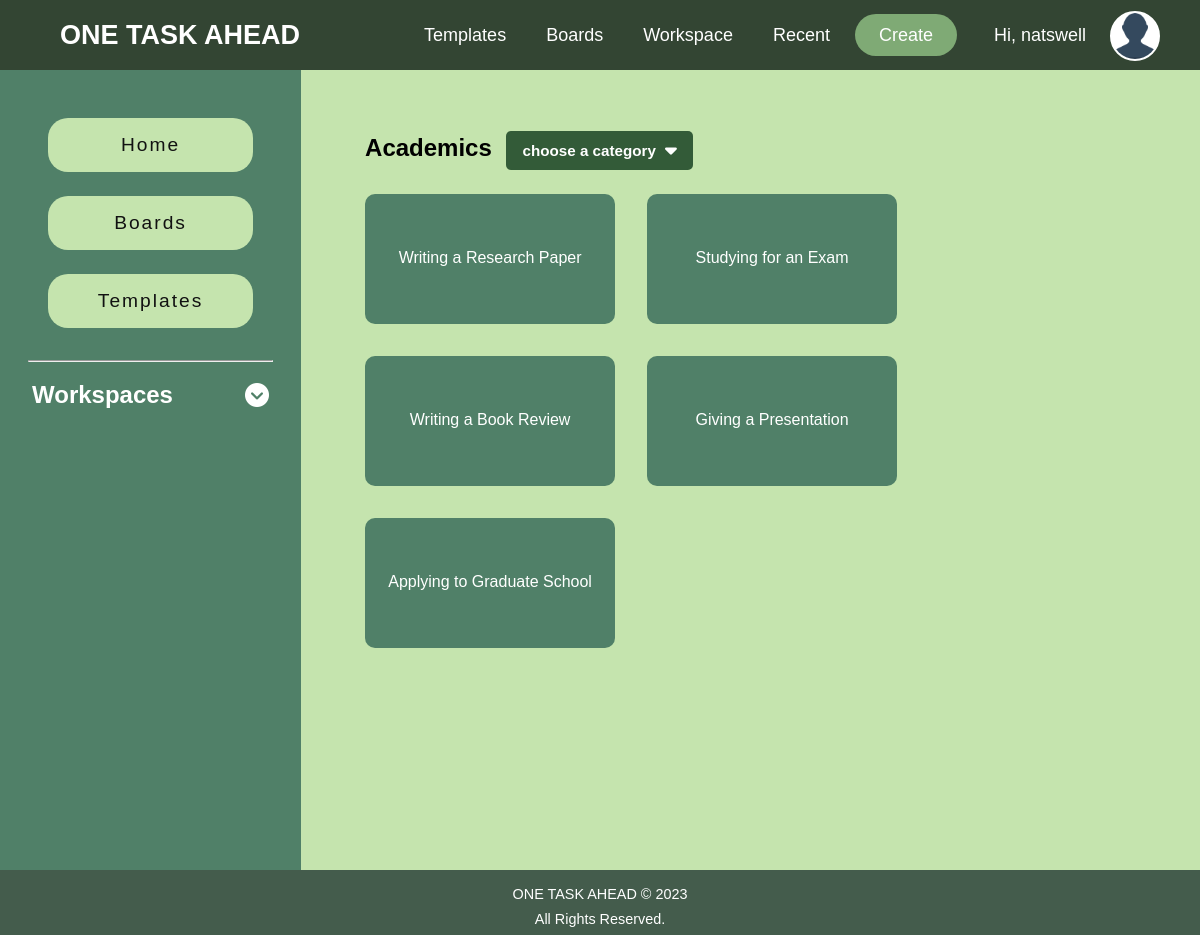
The app's page /html/category_templates.php?workspace_id=1&id=2 (signed in) with its own data.
### tables this page shows
CREATE TABLE `category` (
  `categ_id` int(11) NOT NULL,
  `categ_name` varchar(128) NOT NULL
);

CREATE TABLE `template` (
  `template_id` int(99) NOT NULL,
  `temp_name` varchar(99) NOT NULL,
  `categ_id` int(11) NOT NULL
);

### php/functions.php (the view, shortened to what this page needs)
<?php
function getTableRowById($conn, $table, $table_id, $id)
{
    $sql = "SELECT * FROM $table WHERE $table_id = $id";
    $result = mysqli_query($conn, $sql);
    return mysqli_fetch_assoc($result);
}
function getCategoryTemplates($conn, $categ_id)
{
    $sql = "SELECT * FROM template WHERE categ_id = $categ_id";
    $result = mysqli_query($conn, $sql);
    return $result;
}
function renderTemplates($result)
{
    if (mysqli_num_rows($result) > 0) {
        while ($row = mysqli_fetch_assoc($result)) {
            echo '<a href="./board.php' . (isset($_GET['workspace_id']) ? '?workspace_id=' . $_GET['workspace_id'] : '?workspace_id=1'). '&id=' . $row['template_id'] . '"><div class="card">' . $row['temp_name'] . '</div></a>';
        }
    } else {
        echo "No categories found.";
    }
}

### html/category_templates.php
<?php include('../php/header.php') ?>
<?php include('../php/dbh.php') ?>
<?php include('../php/functions.php') ?>
<div class="content">
    <div class="categories">
        <?php
        $categ_id = isset($_GET["id"]) ? $_GET["id"] : null;
        $category_data = getTableRowById($conn, "category", "categ_id", $categ_id);
        ?>
        <h2><?php echo $category_data['categ_name']; ?> <span class="category-btn">choose a category
                <i class="fa-solid fa-caret-down fa-lg" style="color: #ffffff; margin-left:5px;"></i></span></h2>
        <div class="">
            <div class="container">
                <?php
                $templates = getCategoryTemplates($conn, $categ_id);
                renderTemplates($templates);
                ?>
            </div>
        </div>
    </div>
</div>
</div>
<footer>
    <p>ONE TASK AHEAD © 2023</p>
    <p>All Rights Reserved.</p>
</footer>
</body>
</html>

### css/styles.css (style rules this page uses)
* { margin: 0; padding: 0; box-sizing: border-box; font-family: "Poppins", sans-serif; }
body { display: flex; flex-direction: column; }
.content { background-color: #c5e4ae; width: 100%; padding: 2.5rem; }
.content a { text-decoration: none; }
.category-btn { background-color: #335b38; color: white; border-radius: 5px; padding: 0.7rem 1rem; font-size: 0.95rem; margin-left: 8px; }
.categories { display: flex; gap: 2rem; flex-wrap: wrap; background-color: #c5e4ae; width: 100%; padding: 1.5rem; }
.categories a { text-decoration: none; }
.categories .container { display: flex; align-items: center; gap: 2rem; flex-wrap: wrap; margin-bottom: 1rem; }
.categories .card { color: white; background-color: #508068; width: 250px; height: 130px; display: flex; justify-content: center; align-items: center; border-radius: 10px; text-align: center; }

### css/nav_bar.css (style rules this page uses)
* { margin: 0; padding: 0; box-sizing: border-box; font-family: "Poppins", sans-serif; }

### css/footer.css (style rules this page uses)
footer { background-color: #445c4c; width: 100%; margin-top: auto; color: white; display: flex; align-items: center; justify-content: center; flex-direction: column; gap: 0.5rem; padding-top: 1rem; padding-bottom: 0.5rem; font-size: 0.9rem; }

### records on screen
category: categ_name "Academics"
template: temp_name "Writing a Research Paper"
template: temp_name "Studying for an Exam"
template: temp_name "Writing a Book Review"
template: temp_name "Giving a Presentation"
template: temp_name "Applying to Graduate School"

### other values on screen
$_SESSION['username'] "natswell"
